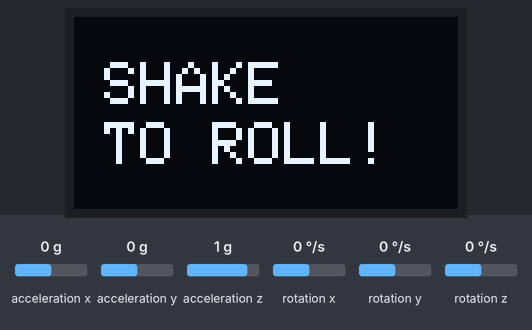
Recording of a sketch running on a simulated Arduino Uno, built with avr-gcc and run on an emulated ATmega328P. On the bench: 128×64 one-colour display. Inputs (shaded band) come from the test bench; at power-on: acceleration x 0 g, acceleration y 0 g, acceleration z 1 g, rotation x 0 °/s, rotation y 0 °/s, rotation z 0 °/s. Random numbers use the default seed unless the sketch sets one; what the sketch prints to the serial monitor is not drawn.

Above: at 2.2 s.
2.3 s: acceleration x set to -1.4 g
At 4.8 s:
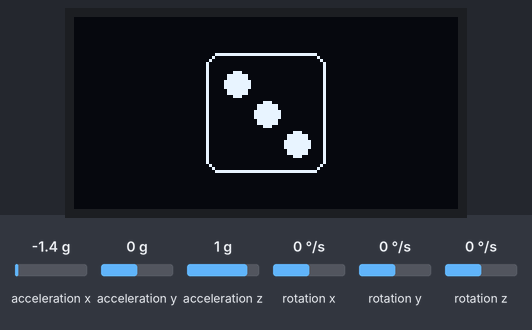
5.6 s: acceleration y set to -1.4 g
At 7.6 s:
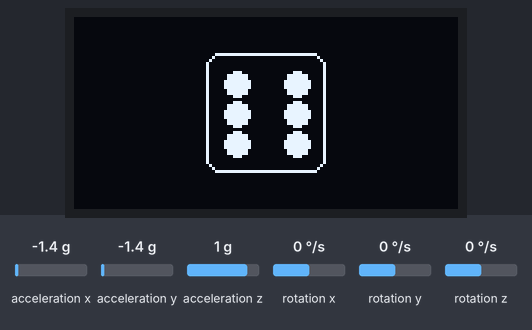
Timing chart, 0 to 9.1 s (numbered marks = the images above; inputs shaded):
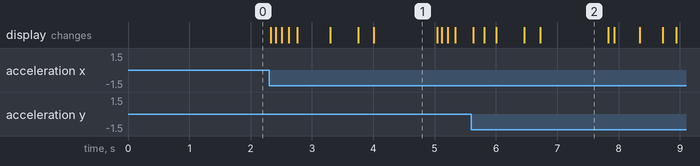

Measured:
- after the input at 2.3 s, the display: changes at once (image 1)
- what the display in image 1 shows lasts 1.0 s, from 4.0 s to 5.0 s
- what the display in image 2 shows lasts 1.1 s, from 6.7 s to 7.8 s

The sketch:

Code.ino
```cpp
#include <Wire.h>
#include <Adafruit_GFX.h>
#include <Adafruit_SSD1306.h>
#include <MPU6050_light.h>

// OLED display
#define SCREEN_WIDTH 128
#define SCREEN_HEIGHT 64
#define OLED_RESET    -1
Adafruit_SSD1306 display(SCREEN_WIDTH, SCREEN_HEIGHT, &Wire, OLED_RESET);

// MPU6050
MPU6050 mpu(Wire);

const float shakeThreshold = 2.0; // We can adjust for sensitivity
unsigned long lastRollTime = 0;

void setup() {
  Serial.begin(9600);
  Wire.begin();

  // Initialize OLED
  if(!display.begin(SSD1306_SWITCHCAPVCC, 0x3C)) {
    Serial.println(F("SSD1306 allocation failed"));
    for(;;);
  }

  display.clearDisplay();

  // --- UPDATED TEXT SETTINGS ---
  display.setTextSize(2);      // Increased from 1 to 2
  display.setTextColor(WHITE);

  // Adjusting cursor to center the larger text
  // Text size 2 is roughly 12 pixels wide per character
  display.setCursor(10, 15);
  display.println("SHAKE");
  display.setCursor(10, 35);
  display.println("TO ROLL!");
  // -----------------------------

  display.display();

  // Initialize MPU6050
  byte status = mpu.begin();
  if(status != 0) {
    Serial.println(F("MPU6050 not found"));
    while(1);
  }

  Serial.println(F("Calibrating... Keep MPU still"));
  mpu.calcOffsets();

  randomSeed(analogRead(0));
}

void loop() {
  mpu.update();

  // Calculate movement intensity
  float totalAcc = abs(mpu.getAccX()) + abs(mpu.getAccY()) + abs(mpu.getAccZ());

  // Trigger roll if shaken and cooldown time (1s) has passed
  if (totalAcc > shakeThreshold && millis() - lastRollTime > 1000) {
    playRollAnimation();
    int result = random(1, 7);
    drawDice(result);
    lastRollTime = millis();
  }
}

// Function to draw a dice face
void drawDice(int num) {
  display.clearDisplay();

  // Draw the dice outline (Rounded Rectangle)
  int x = 44; // Center the 40x40 die on 128px width
  int y = 12;
  int size = 40;
  display.drawRoundRect(x, y, size, size, 5, WHITE);

  // Dot coordinates relative to dice x,y
  int mid = x + size/2;
  int left = x + 10;
  int right = x + 30;
  int top = y + 10;
  int bottom = y + 30;
  int vMid = y + 20;

  // Draw dots based on number
  if (num == 1) {
    display.fillCircle(mid, vMid, 4, WHITE);
  } else if (num == 2) {
    display.fillCircle(left, top, 4, WHITE);
    display.fillCircle(right, bottom, 4, WHITE);
  } else if (num == 3) {
    display.fillCircle(left, top, 4, WHITE);
    display.fillCircle(mid, vMid, 4, WHITE);
    display.fillCircle(right, bottom, 4, WHITE);
  } else if (num == 4) {
    display.fillCircle(left, top, 4, WHITE);
    display.fillCircle(right, top, 4, WHITE);
    display.fillCircle(left, bottom, 4, WHITE);
    display.fillCircle(right, bottom, 4, WHITE);
  } else if (num == 5) {
    display.fillCircle(left, top, 4, WHITE);
    display.fillCircle(right, top, 4, WHITE);
    display.fillCircle(mid, vMid, 4, WHITE);
    display.fillCircle(left, bottom, 4, WHITE);
    display.fillCircle(right, bottom, 4, WHITE);
  } else if (num == 6) {
    display.fillCircle(left, top, 4, WHITE);
    display.fillCircle(right, top, 4, WHITE);
    display.fillCircle(left, vMid, 4, WHITE);
    display.fillCircle(right, vMid, 4, WHITE);
    display.fillCircle(left, bottom, 4, WHITE);
    display.fillCircle(right, bottom, 4, WHITE);
  }

  display.display();
}

void playRollAnimation() {
  for (int i = 0; i < 10; i++) {
    drawDice(random(1, 7));
    delay(50 + (i * 20)); // Gradually slow down the animation
  }
}
```
